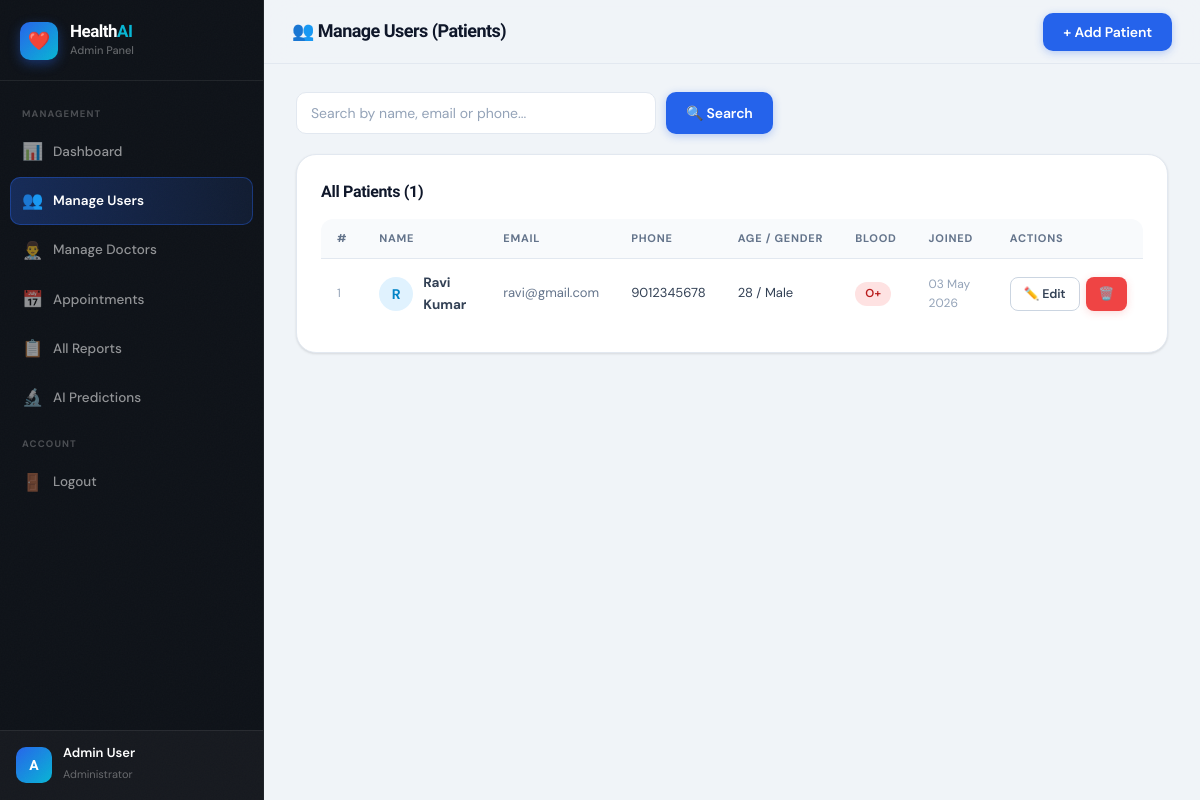
Screenshot of /dashboard/admin_users.php (signed in) with the database file from the repository.
### tables this page shows
CREATE TABLE patient_records (
    id INT AUTO_INCREMENT PRIMARY KEY,
    patient_id INT NOT NULL,
    blood_group VARCHAR(5),
    weight FLOAT,
    height FLOAT,
    allergies TEXT,
    chronic_diseases TEXT,
    current_medications TEXT,
    updated_at TIMESTAMP DEFAULT CURRENT_TIMESTAMP ON UPDATE CURRENT_TIMESTAMP,
    FOREIGN KEY (patient_id) REFERENCES users(id) ON DELETE CASCADE
);

CREATE TABLE users (
    id INT AUTO_INCREMENT PRIMARY KEY,
    name VARCHAR(100) NOT NULL,
    email VARCHAR(100) UNIQUE NOT NULL,
    password VARCHAR(255) NOT NULL,
    role ENUM('patient','doctor','admin') DEFAULT 'patient',
    phone VARCHAR(15),
    gender ENUM('Male','Female','Other'),
    age INT,
    address TEXT,
    profile_pic VARCHAR(255) DEFAULT 'default.png',
    created_at TIMESTAMP DEFAULT CURRENT_TIMESTAMP
);

### dashboard/admin_users.php (the view, shortened to what this page needs)
<?php
$db      = getDB();
$search = trim($_GET['q'] ?? '');
if ($search !== '') {
    $stmt = $db->prepare("
        SELECT u.*, pr.blood_group
        FROM users u
        LEFT JOIN patient_records pr ON pr.patient_id=u.id
        WHERE u.role='patient' AND (u.name LIKE ? OR u.email LIKE ? OR u.phone LIKE ?)
        ORDER BY u.created_at DESC
    ");
    $like = '%' . $search . '%';
    $stmt->bind_param("sss", $like, $like, $like);
} else {
    $stmt = $db->prepare("
        SELECT u.*, pr.blood_group
        FROM users u
        LEFT JOIN patient_records pr ON pr.patient_id=u.id
        WHERE u.role='patient'
        ORDER BY u.created_at DESC
    ");
}
$stmt->execute();
$users = $stmt->get_result()->fetch_all(MYSQLI_ASSOC);
?>
<!DOCTYPE html>
<html lang="en">
<head>
<link rel="stylesheet" href="../assets/css/style.css">
</head>
<body>
<div class="layout">
  <aside class="sidebar">
    <div class="sidebar-logo"><div class="sidebar-logo-icon">❤️</div><div><h2>Health<span>AI</span></h2><p>Admin Panel</p></div></div>
    <nav class="sidebar-nav">
      <div class="nav-section">Management</div>
      <a href="admin.php" class="nav-item"><span class="nav-icon">📊</span> Dashboard</a>
      <a href="admin_users.php" class="nav-item active"><span class="nav-icon">👥</span> Manage Users</a>
      <a href="admin_doctors.php" class="nav-item"><span class="nav-icon">👨‍⚕️</span> Manage Doctors</a>
      <a href="admin_appointments.php" class="nav-item"><span class="nav-icon">📅</span> Appointments</a>
      <a href="admin_reports.php" class="nav-item"><span class="nav-icon">📋</span> All Reports</a>
      <a href="admin_predictions.php" class="nav-item"><span class="nav-icon">🔬</span> AI Predictions</a>
      <div class="nav-section">Account</div>
      <a href="../logout.php" class="nav-item"><span class="nav-icon">🚪</span> Logout</a>
    </nav>
    <div class="sidebar-user">
      <div class="avatar">A</div>
      <div class="user-info"><p><?= htmlspecialchars($_SESSION['name']) ?></p><span>Administrator</span></div>
    </div>
  </aside>
  <div class="main-content">
    <div class="topbar">
      <h1>👥 Manage Users (Patients)</h1>
      <button class="btn btn-primary" onclick="document.getElementById('addModal').classList.add('open')">+ Add Patient</button>
    </div>
    <div class="page-content">
      <form method="GET" style="display:flex;gap:10px;margin-bottom:20px;">
        <input type="text" name="q" class="form-control" placeholder="Search by name, email or phone..." value="<?= htmlspecialchars($search) ?>" style="max-width:360px;">
        <button type="submit" class="btn btn-primary">🔍 Search</button>
      </form>
      <div class="card">
        <div style="display:flex;justify-content:space-between;align-items:center;margin-bottom:14px;">
          <h3 class="card-title" style="margin:0;">All Patients (<?= count($users) ?>)</h3>
        </div>
        <?php if (empty($users)): ?>
          <p style="text-align:center;color:#64748b;padding:32px;">No patients found<?= $search ? " for \"$search\"" : '' ?>.</p>
        <?php else: ?>
        <div class="table-wrap">
          <table>
            <thead>
              <tr>
                <th>#</th>
                <th>Name</th>
                <th>Email</th>
                <th>Phone</th>
                <th>Age / Gender</th>
                <th>Blood</th>
                <th>Joined</th>
                <th>Actions</th>
              </tr>
            </thead>
            <tbody>
            <?php foreach ($users as $i => $u): ?>
            <tr>
              <td style="color:#94a3b8;font-size:12px;"><?= $i+1 ?></td>
              <td>
                <div style="display:flex;align-items:center;gap:10px;">
                  <div style="width:34px;height:34px;border-radius:50%;background:#e0f2fe;color:#0284c7;
                    display:flex;align-items:center;justify-content:center;font-weight:700;font-size:14px;flex-shrink:0;">
                    <?= strtoupper(substr($u['name'],0,1)) ?>
                  </div>
                  <strong><?= htmlspecialchars($u['name']) ?></strong>
                </div>
              </td>
              <td style="font-size:13px;color:#64748b;"><?= htmlspecialchars($u['email']) ?></td>
              <td style="font-size:13px;"><?= htmlspecialchars($u['phone'] ?? '—') ?></td>
              <td style="font-size:13px;"><?= ($u['age'] ?? '—') ?> / <?= htmlspecialchars($u['gender'] ?? '—') ?></td>
              <td>
                <?php if ($u['blood_group']): ?>
                  <span class="badge badge-danger"><?= htmlspecialchars($u['blood_group']) ?></span>
                <?php else: ?>
                  <span style="color:#94a3b8;font-size:12px;">—</span>
                <?php endif; ?>
              </td>
              <td style="font-size:12px;color:#94a3b8;"><?= date('d M Y', strtotime($u['created_at'])) ?></td>
              <td>
                <div style="display:flex;gap:6px;">
                  <a href="admin_users.php?edit=<?= $u['id'] ?>" class="btn btn-outline btn-sm">✏️ Edit</a>
                  <a href="admin_users.php?delete=<?= $u['id'] ?>"
                     class="btn btn-danger btn-sm"
                     onclick="return confirm('Delete <?= htmlspecialchars(addslashes($u['name'])) ?>? This cannot be undone.')">🗑️</a>
                </div>
              </td>
            </tr>
            <?php endforeach; ?>
            </tbody>
          </table>
        </div>
        <?php endif; ?>
      </div>
    </div>
  </div>
</div>
</body>
</html>

### rows the page displays
patient_records: patient.name "R", patient.name "Ravi Kumar", patient.email "ravi@gmail.com", patient.phone "9012345678", patient.age "28", patient.gender "Male", blood_group "O+", patient.created_at "03 May 2026"

### other values shown
$_SESSION['name'] "Admin User"
count($users) "1"
